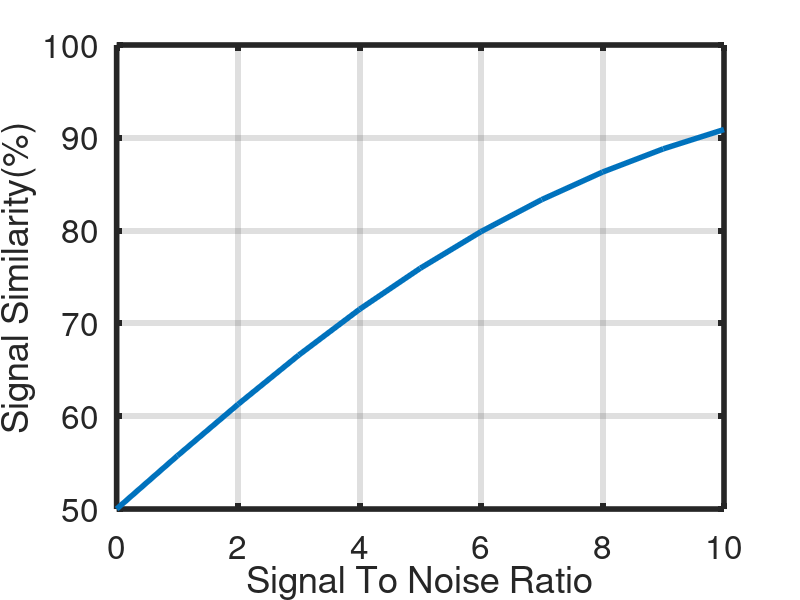

MATLAB code to generate this figure:
clear all; close all; clc;
dt = 0.001; 
tMax = 10;
t = (0 : dt : tMax)';
repeats = 1000;
% adding white noise
snr_max = 10;
signal_noise_ratio = 0:snr_max;
signal_similarity = zeros(length(signal_noise_ratio),1);
similarity = zeros(repeats,1);
for i = 1: length(signal_noise_ratio)
    for j = 1:repeats
        y1 = randn(length(t), 1);
        % Spoofed neighbor fingerprint looks like delayed and amplified fingerprint
        % of legitimate neighbor x. That is, y1 spoofs y2
        y2 = [zeros(4,1); 3.*y1(1:length(t)-4,:)];
        y1 = awgn(y1,signal_noise_ratio(i),'measured');
        y2 = awgn(y2,signal_noise_ratio(i),'measured');
        similarity(j) = max(abs(xcorr(y1,y2)))/(norm(y1,2)*norm(y2,2))*100;
    end
    signal_similarity(i) = mean(similarity);
end

figure;
plot(signal_noise_ratio, signal_similarity)
set(gca, 'XLim', [0, snr_max])
grid on
xlabel('Signal To Noise Ratio')
ylabel('Signal Similarity(%)')
set(gca, 'XLim', [0, snr_max])
a = findobj(gcf, 'type', 'axes');
h = findobj(gcf, 'type', 'line');
set(h, 'linewidth', 4);
set(a, 'linewidth', 4);
set(a, 'FontSize', 24);